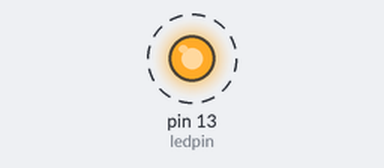
A sketch run on a simulated Arduino Mega 2560, built with avr-gcc and run on an emulated ATmega2560. On the bench: output pins drawn as LEDs (lit = HIGH). Dashed ring = blinking. Pins used as bus, display or sensor lines are not drawn; what the sketch prints to the serial monitor is not drawn.

Above: at 0.1 s.
Timing chart, 0 to 3.0 s (numbered marks = the images above):
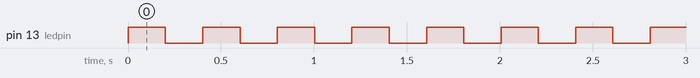

Measured:
- by itself, pin 13 (ledpin): alternates HIGH for 0.20 s and LOW for 0.20 s

The sketch:

sketch_may26a_digipot.ino
```cpp
//#include "MCP4161.h"

#ifndef MCP4161_h
#define MCP4161_h

//#include "WProgram.h"
#include <SPI.h>

#define MCP4161_MIN 0
#define MCP4161_MAX 256

const int ledpin=13;
const int miso=50;
const int datapin=51;
const int clockpin=52;
const int latchpin = 53;

class MCP4161
{
public:
    MCP4161(int csPin);
	int initTCON();
	int readTCON();
	int readStatus();
	int increment();
	int decrement();
	int setTap(int value);
        int getTap();

private:
    int _cs;
	void enable();
	void disable();
};

#endif

MCP4161::MCP4161(int csPin)
{
	_cs = csPin;
	pinMode(_cs, OUTPUT);
	disable();

	//Increase the frequency when external pull ups are used
#if 0
	SPI.begin();
	SPI.setBitOrder(MSBFIRST);
	SPI.setDataMode(SPI_MODE0);
	SPI.setClockDivider(SPI_CLOCK_DIV64);
#endif
}

void MCP4161::enable() {
	// take the SS pin low to select the chip:
	digitalWrite(_cs, LOW);
}

void MCP4161::disable() {
	// take the SS pin high to de-select the chip:
	digitalWrite(_cs, HIGH);
}

int MCP4161::increment() {
	enable();

	//  send in the address and value via SPI:
	byte ret1 = SPI.transfer(0x04);

	disable();
	return ret1;
}

int MCP4161::decrement() {
	enable();

	//  send in the address and value via SPI:
	byte ret1 = SPI.transfer(0x08);

	disable();
	return ret1;
}

int MCP4161::readTCON() {
	enable();

	//  send in the address and value via SPI:
	byte ret1 = SPI.transfer(0x4C);
	byte ret2 = SPI.transfer(0x00);

	disable();
	return ret1;
}

int MCP4161::initTCON() {
	enable();

	//  send in the address and value via SPI:
	byte ret1 = SPI.transfer(0x40);
	byte ret2 = SPI.transfer(0x0F);
	//byte ret2 = SPI.transfer(0x00);

	disable();
	return ret1;
}

int MCP4161::readStatus() {
	enable();

	//  send in the address and value via SPI:
	byte ret1 = SPI.transfer(0x5C);
        // must write FF here so 4K7 resistor takes effect
	byte ret2 = SPI.transfer(0xFF);

	disable();
        Serial.print(ret1,HEX);
        Serial.print(" status ");
        Serial.print(ret2,HEX);
        Serial.println();
	return ret1;
}

int MCP4161::setTap(int value) {
	enable();

	//  send in the address and value via SPI:
	byte h = 0x03 & (value >> 8);
	byte l = 0x00FF & value;

	//Serial.print("HIGH: ");
	//Serial.println(h, BIN);
	//Serial.print("LOW: ");
	//Serial.println(l, BIN);

	byte ret1 = SPI.transfer(h);
	byte ret2 = SPI.transfer(l);

	disable();
	return (ret1 << 8) | ret2;
}

int MCP4161::getTap() {
	enable();

	//  send in the address and value via SPI:
	byte h = 0x0C;
	byte l = 0xFF;

	//Serial.print("HIGH: ");
	//Serial.println(h, BIN);
	//Serial.print("LOW: ");
	//Serial.println(l, BIN);

	byte ret1 = SPI.transfer(h);
	byte ret2 = SPI.transfer(l);

	disable();
        Serial.print(ret1,HEX);
        Serial.print(" ");
        Serial.print(ret2,HEX);
        Serial.println();

        return (ret1 << 8) | ret2;
}

void setup()
{
	SPI.begin();
	SPI.setBitOrder(MSBFIRST);
	SPI.setDataMode(SPI_MODE0);
	SPI.setClockDivider(SPI_CLOCK_DIV128);


    pinMode(ledpin, OUTPUT);
    pinMode(datapin,OUTPUT);
    pinMode(clockpin,OUTPUT);
    pinMode(latchpin,OUTPUT);
    pinMode(miso,INPUT);

    digitalWrite(ledpin, LOW);

    //SPI.begin();
    Serial.begin(115200);
    Serial.println("begin");
}


void loop()
{
  MCP4161 fred(53);
  fred.initTCON();
  fred.setTap(150);
  fred.getTap();
  fred.readStatus();

  digitalWrite(ledpin, HIGH);

#if 0
  for (int i=0;i<200;i++)
  {
    delay(10);
  //  fred.increment();
  }
#endif

   delay(200);
      digitalWrite(ledpin, LOW);
   delay(200);
}
```
